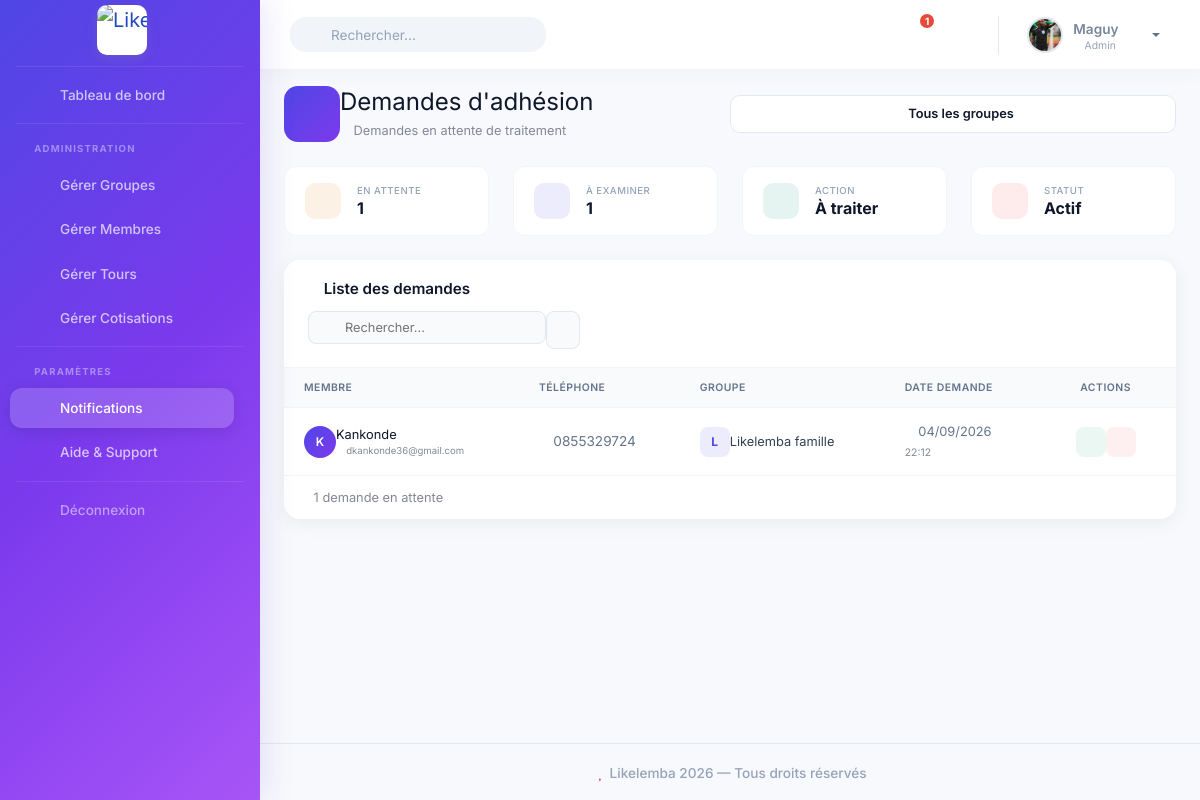
Page /demandes-adhesion/ (signed in) on the earlier database version.
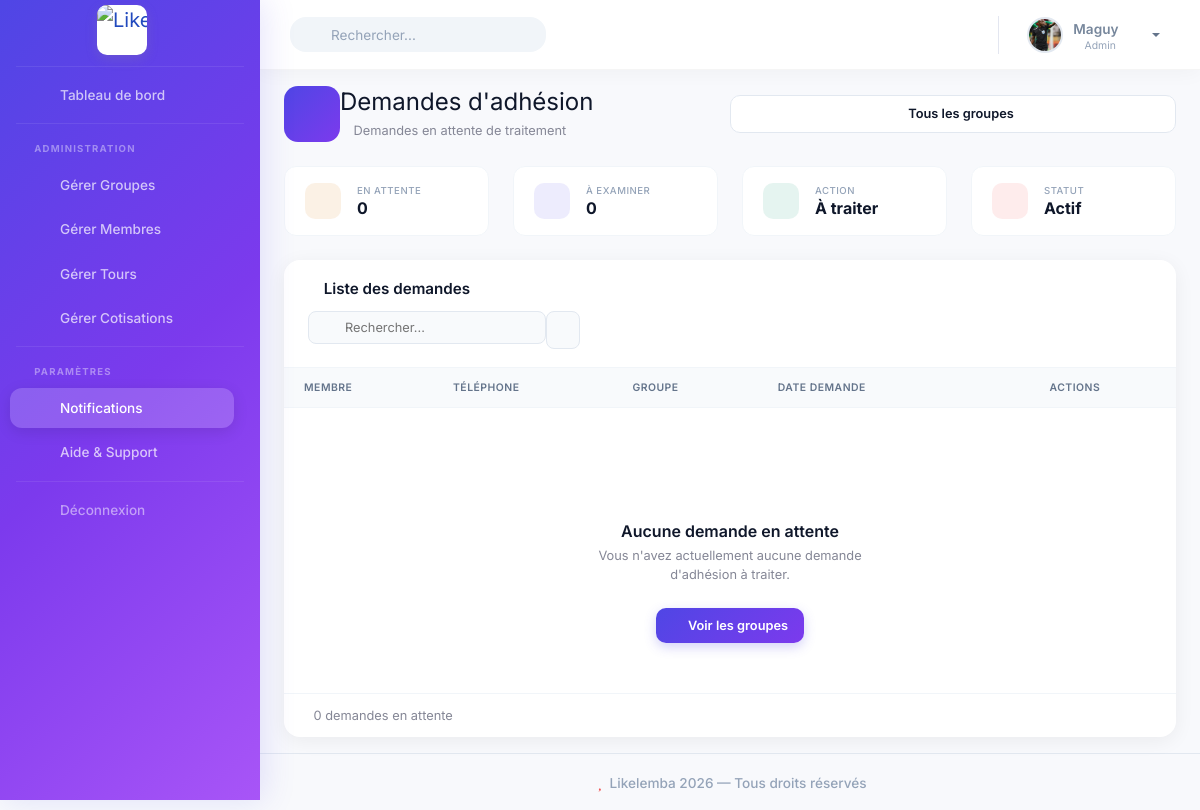
Same page on the later database version.
### likelemba_app/models.py (models this page shows, shortened)
class DemandeAdhesion(models.Model):
    STATUT_CHOICES = [
        ('EN_ATTENTE', 'En attente'),
        ('ACCEPTEE', 'Acceptée'),
        ('REFUSEE', 'Refusée'),
    ]
    membre = models.ForeignKey(
        Utilisateur,
        on_delete=models.CASCADE,
        related_name='demandes_adhesion'
    )
    groupe = models.ForeignKey(
        Groupe,
        on_delete=models.CASCADE,
        related_name='demandes_adhesion'
    )
    statut = models.CharField(
        max_length=20,
        choices=STATUT_CHOICES,
        default='EN_ATTENTE'
    )
    date_demande = models.DateTimeField(auto_now_add=True)
    date_traitement = models.DateTimeField(
        null=True,
        blank=True
    )
    traitee_par = models.ForeignKey(
        Utilisateur,
        on_delete=models.SET_NULL,
        null=True,
        blank=True,
        related_name='demandes_traitees'
    )
    class Meta:
        constraints = [
            models.UniqueConstraint(
                fields=['membre', 'groupe'],
                condition=models.Q(statut='EN_ATTENTE'),
                name='unique_demande_adhesion_en_attente'
            )
        ]
        ordering = ['-date_demande']

class Groupe(models.Model):
    FREQUENCE_CHOICES = [
        ('QUOTIDIEN', 'Quotidien'),
        ('HEBDOMADAIRE', 'Hebdomadaire'),
        ('MENSUEL', 'Mensuel'),
        ('ANNUEL', 'Annuel')
    ]
    STATUT_CHOICES = [
        ('ACTIF', 'Actif'),
        ('TERMINE', 'Terminé')
    ]
    nom = models.CharField(max_length=100)
    montant_cotisation = models.DecimalField(
        max_digits=10,
        decimal_places=2
    )
    frequence = models.CharField(max_length=20, choices=FREQUENCE_CHOICES)
    date_debut = models.DateField()
    statut = models.CharField(max_length=20, choices = STATUT_CHOICES, default='ACTIF')
    date_creation = models.DateTimeField(auto_now_add=True, null=True)
    admin = models.ForeignKey(
        Utilisateur,
        on_delete=models.CASCADE
    )

### authentification/models.py (models this page shows)
class Utilisateur(AbstractUser):
    telephone = models.CharField(max_length=20)
    ROLE_CHOICES = [
        ('ADMIN', 'Admin'),
        ('MEMBRE', 'Membre')
    ]
    role = models.CharField(max_length=10, choices=ROLE_CHOICES)
    photo = models.ImageField(upload_to='profiles/', null=True, blank=True)
    is_verified = models.BooleanField(default=False)

### likelemba_app/views.py (the view)
# urls.py: path('demandes-adhesion/', liste_demandes_adhesion, name='liste_demandes_adhesion'),
@login_required(login_url="login")
def liste_demandes_adhesion(request):
    if request.user.role != 'ADMIN':
        return redirect('dashboard_membre')
    demandes = DemandeAdhesion.objects.filter(
        groupe__admin=request.user,
        statut='EN_ATTENTE'
    ).select_related(
        'membre',
        'groupe'
    ).order_by('-date_demande')
    return render(
        request,
        'demandes/liste_demandes_adhesion.html',
        {
            'demandes': demandes
        }
    )

### likelemba_app/context_processors.py (called while the page is built)
def notifications_admin(request):
    if not request.user.is_authenticated:
        return {
            'notifications_non_lues': 0
        }
    if getattr(request.user, 'role', None) != 'ADMIN':
        return {
            'notifications_non_lues': 0
        }
    nombre_notification = Notification.objects.filter(
        destinataire=request.user,
        lu=False
    ).count()
    return {
        'notifications_non_lues': nombre_notification
    }

### likelemba/templates/demandes/liste_demandes_adhesion.html (shortened to what the changed rows need)
{% extends 'base.html' %}
{% load static %}
{% block content %}
<div class="page-header mb-3 mb-md-4">
    <div class="d-flex flex-column flex-sm-row justify-content-between align-items-start align-items-sm-center gap-3">
        <div class="d-flex align-items-center gap-3 w-100 w-sm-auto">
            <div class="min-width-0">
                <h1 class="h4 h-md-3 mb-1 fw-bold" style="color: #0f172a;">
                    Demandes d'adhésion
                </h1>
            </div>
        </div>
    </div>
</div>
<div class="row g-2 g-md-3 mb-3 mb-md-4">
    <div class="col-6 col-md-3">
        <div class="stat-mini">
            <div class="stat-mini-body">
                <div class="stat-mini-content">
                    <span class="stat-mini-label">
                        En attente
                    </span>
                    <h5 class="stat-mini-value">
                        {{ demandes|length }}
                    </h5>
                </div>
            </div>
        </div>
    </div>
    <div class="col-6 col-md-3">
        <div class="stat-mini">
            <div class="stat-mini-body">
                <div class="stat-mini-content">
                    <span class="stat-mini-label">
                        À examiner
                    </span>
                    <h5 class="stat-mini-value">
                        {{ demandes|length }}
                    </h5>
                </div>
            </div>
        </div>
    </div>
</div>
<div class="card-modern">
    <div class="card-modern-body p-0">
        <div class="table-responsive">
            <table class="table-modern"
                   id="requestTable">
                <thead>
                    <tr>
                        <th>
                            Membre
                        </th>
                        <th class="d-none d-sm-table-cell">
                            Téléphone
                        </th>
                        <th>
                            Groupe
                        </th>
                        <th class="d-none d-md-table-cell">
                            Date demande
                        </th>
                        <th class="text-center"
                            style="min-width: 120px;">
                            Actions
                        </th>
                    </tr>
                </thead>
                <tbody>
                    {% for demande in demandes %}
                    <tr>
                        <td>
                            <div class="d-flex align-items-center gap-2">
                                <div class="member-avatar"
                                     style="background: linear-gradient(135deg,
                                     {% cycle '#4f46e5' '#7c3aed' '#059669' '#d97706' '#2563eb' '#dc2626' %},
                                     {% cycle '#7c3aed' '#6d28d9' '#047857' '#b45309' '#1d4ed8' '#b91c1c' %});">
                                    {{ demande.membre.username|make_list|first|upper }}
                                </div>
                                <div class="min-width-0">
                                    <span class="fw-semibold d-block text-truncate"
                                          style="color: #0f172a; max-width: 140px;">
                                        {{ demande.membre.username }}
                                    </span>
                                    <small class="d-none d-sm-block text-muted"
                                           style="font-size: 0.6rem;">
                                        <i class="fas fa-envelope me-1"></i>
                                        {{ demande.membre.email|default:"—" }}
                                    </small>
                                </div>
                            </div>
                        </td>
                        <td class="d-none d-sm-table-cell">
                            <span style="color: #64748b; font-size: 0.85rem;">
                                <i class="fas fa-phone me-1"></i>
                                {{ demande.membre.telephone|default:"—" }}
                            </span>
                        </td>
                        <td>
                            <div class="d-flex align-items-center gap-2">
                                <div class="group-mini-avatar">
                                    {{ demande.groupe.nom|make_list|first|upper }}
                                </div>
                                <span class="fw-semibold text-truncate"
                                    style="color: #334155; max-width: 150px;">
                                    {{ demande.groupe.nom }}
                                </span>
                            </div>
                        </td>
                        <td class="d-none d-md-table-cell">
                            <span style="color: #64748b; font-size: 0.8rem;">
                                <i class="fas fa-calendar-alt me-1"></i>
                                {{ demande.date_demande|date:"d/m/Y" }}
                            </span>
                            <br>
                            <small class="text-muted"
                                   style="font-size: 0.65rem;">
                                {{ demande.date_demande|date:"H:i" }}
                            </small>
                        </td>
                        <td>
                            <div class="d-flex justify-content-center gap-1">
                                <button type="button"
                                        class="btn-action accept"
                                        title="Accepter la demande"
                                        onclick="openAcceptModal(
                                            '{{ demande.id }}',
                                            '{{ demande.membre.username|escapejs }}',
                                            '{{ demande.groupe.nom|escapejs }}'
                                        )">
                                    <i class="fas fa-check"></i>
                                </button>
                                <button type="button"
                                        class="btn-action reject"
                                        title="Refuser la demande"
                                        onclick="openRejectModal(
                                            '{{ demande.id }}',
                                            '{{ demande.membre.username|escapejs }}',
                                            '{{ demande.groupe.nom|escapejs }}'
                                        )">
                                    <i class="fas fa-times"></i>
                                </button>
                            </div>
                        </td>
                    </tr>
                    {% empty %}
                    <tr>
                        <td colspan="5"
                            class="empty-state">
                            <div class="empty-state-content">
                                <i class="fas fa-user-check empty-icon"></i>
                                <h5>
                                    Aucune demande en attente
                                </h5>
                                <p class="text-muted">
                                    Vous n'avez actuellement aucune demande
                                    d'adhésion à traiter.
                                </p>
                                <a href="{% url 'liste_membres' %}"
                                   class="btn btn-primary-modern mt-2">
                                    <i class="fas fa-users me-1"></i>
                                    Voir les groupes
                                </a>
                            </div>
                        </td>
                    </tr>
                    {% endfor %}
                </tbody>
            </table>
        </div>
    </div>
    <div class="card-modern-footer d-flex flex-column flex-sm-row justify-content-between align-items-center gap-2">
        <span class="text-muted small">
            <i class="fas fa-info-circle me-1"></i>
            {{ demandes|length }}
            demande{{ demandes|length|pluralize }}
            en attente
        </span>
    </div>
</div>
{% endblock %}

### likelemba/templates/components/navbar.html (shortened to what this page needs)
{% load static %}
<nav class="navbar navbar-expand navbar-light bg-white topbar mb-0 static-top shadow-sm">
    <form class="d-none d-sm-inline-block form-inline mr-auto my-2 my-md-0">
        <div class="search-wrapper">
            <i class="fas fa-search search-icon"></i>
            <input type="text" class="form-control" placeholder="Rechercher...">
        </div>
    </form>
    <ul class="navbar-nav ml-auto align-items-center" style="flex-direction: row; gap: 2px;">
    <li class="nav-item">
        <a class="nav-link"
        href="{% url 'liste_demandes_adhesion' %}"
        role="button"
        style="position: relative;">
            <i class="fas fa-bell fa-fw" style="font-size: 1.1rem;"></i>
            {% if notifications_non_lues > 0 %}
                <span class="notification-badge">
                    {{ notifications_non_lues }}
                </span>
            {% endif %}
        </a>
    </li>
    <li class="nav-item">
        <a class="nav-link"
        href="#"
        id="darkModeToggle"
        role="button"
        title="Activer le mode sombre">
            <i class="fas fa-moon fa-fw"
            id="darkModeIcon"
            style="font-size: 1.1rem;"></i>
        </a>
    </li>
        <li class="nav-item">
            <a class="nav-link dropdown-toggle user-profile" href="#" id="userDropdown" role="button" data-toggle="dropdown" aria-haspopup="true" aria-expanded="false">
                {% if request.user.photo %}
                    <img src="{{ request.user.photo.url }}" alt="Photo de profil">
                {% else %}
                    <img src="{% static 'img/undraw_profile_2.svg' %}" alt="Photo de profil">
                {% endif %}
                <div class="user-info d-none d-lg-block">
                    <span style="color: #77879c;" class="user-name">{{ request.user.username }}</span>
                    <span class="user-role">
                        <i class="fas fa-circle" style="color: #22c55e;"></i>
                        {{ request.user.get_role_display }}
                    </span>
                </div>
                <i class="fas fa-chevron-down chevron"></i>
            </a>
        </li>
    </ul>
</nav>

Differences in the rows shown:
no longer on this page (row edited): DemandeAdhesion: membre.username|make_list "K", membre.username "Kankonde", membre.email "dkankonde36@gmail.com", membre.telephone "0855329724", groupe.nom|make_list "L", groupe.nom "Likelemba famille", date_demande "04/09/2026", date_demande "22:12"
Other differences:
{{ demandes|length }}: "1" → "0"
{{ notifications_non_lues }}: "1" → (not shown)
text now shown: "Aucune demande en attente Vous n'avez actuellement aucune demande d'adhésion à traiter. Voir les groupes"
